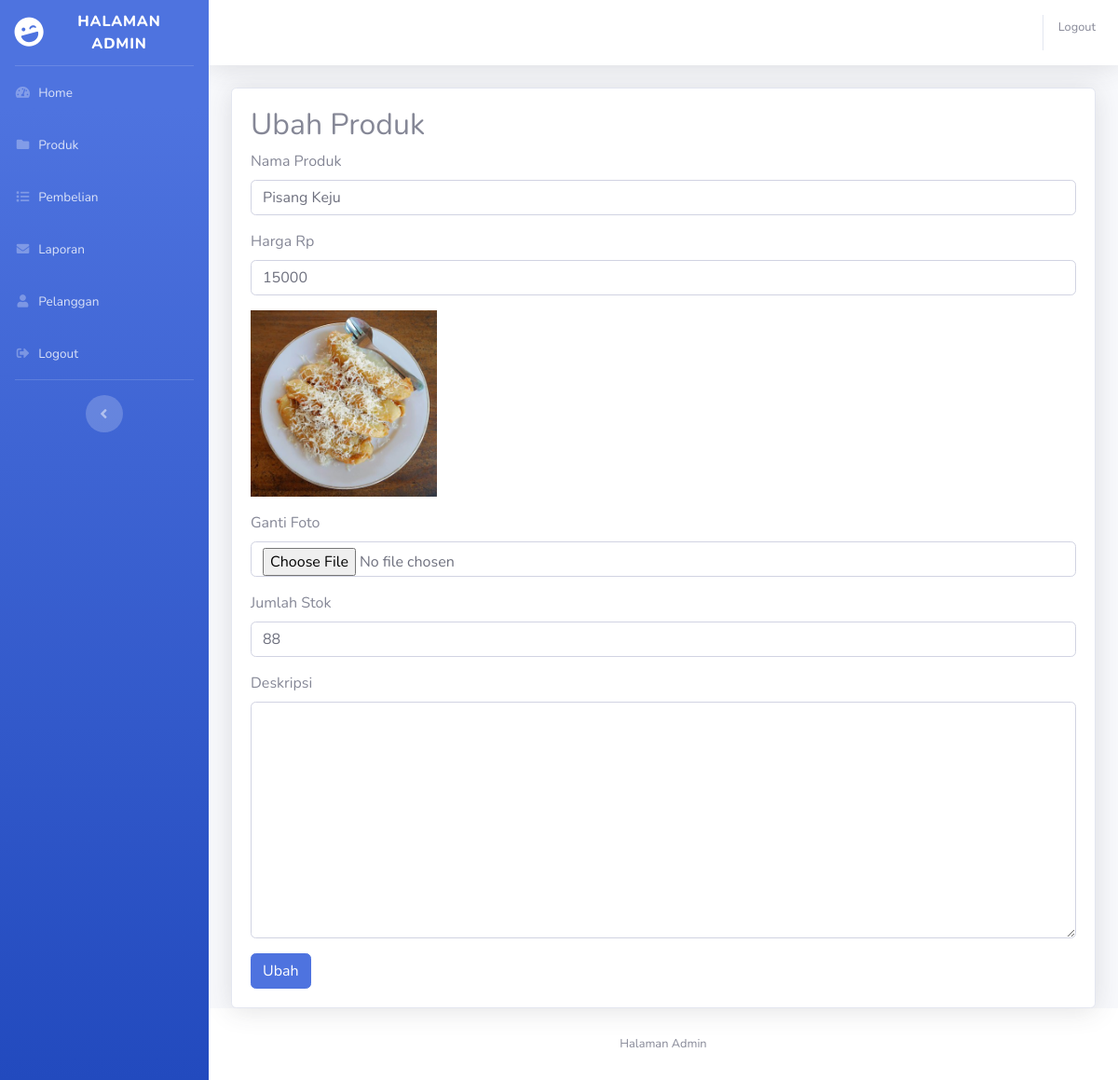
Page /admin/index.php?halaman=ubahproduk&id=19 (signed in) on the committed database.
### tables this page shows
CREATE TABLE IF NOT EXISTS `produk` (
  `id_produk` int(11) NOT NULL AUTO_INCREMENT,
  `nama_produk` varchar(50) NOT NULL,
  `harga_produk` int(11) NOT NULL,
  `foto_produk` varchar(100) NOT NULL,
  `deskripsi_produk` text NOT NULL,
  `stok_produk` int(5) NOT NULL,
  PRIMARY KEY (`id_produk`)
);

### admin/ubahproduk.php (the view, shortened to what this page needs)
<h2>Ubah Produk</h2>
<?php
$ambil = $koneksi->query("SELECT * FROM produk WHERE id_produk='$_GET[id]'");
$pecah = $ambil->fetch_assoc();
?>
<form method="post" enctype="multipart/form-data">
	<div class="form-group">
		<label>Nama Produk</label>
		<input type="text" name="nama" class="form-control" value="<?php echo $pecah['nama_produk']; ?>">
	</div>
	<div class="form-group">
		<label>Harga Rp</label>
		<input type="number" class="form-control" name="harga" value="<?php echo $pecah['harga_produk']; ?>">
	</div>
	<div class="form-group">
		<img src="../foto_produk/<?php echo $pecah['foto_produk'] ?>" width="200">
	</div>
	<div class="form-group">
		<label>Ganti Foto</label>
		<input type="file" name="foto" class="form-control">
	</div>
	<div class="form-group">
		<label>Jumlah Stok</label>
		<input type="number" class="form-control" name="stok" value="<?php echo $pecah['stok_produk']; ?>">
	</div>
	<div class="form-group">
		<label>Deskripsi</label>
		<textarea name="deskripsi" class="form-control" rows="10">
			<?php echo $pecah['deskripsi_produk']; ?>
		</textarea>
	</div>
	<button class="btn btn-primary" name="ubah">Ubah</button>
</form>

### rows in the picture
produk: nama "Pisang Keju", harga "15000", foto_produk (picture), stok "88"
